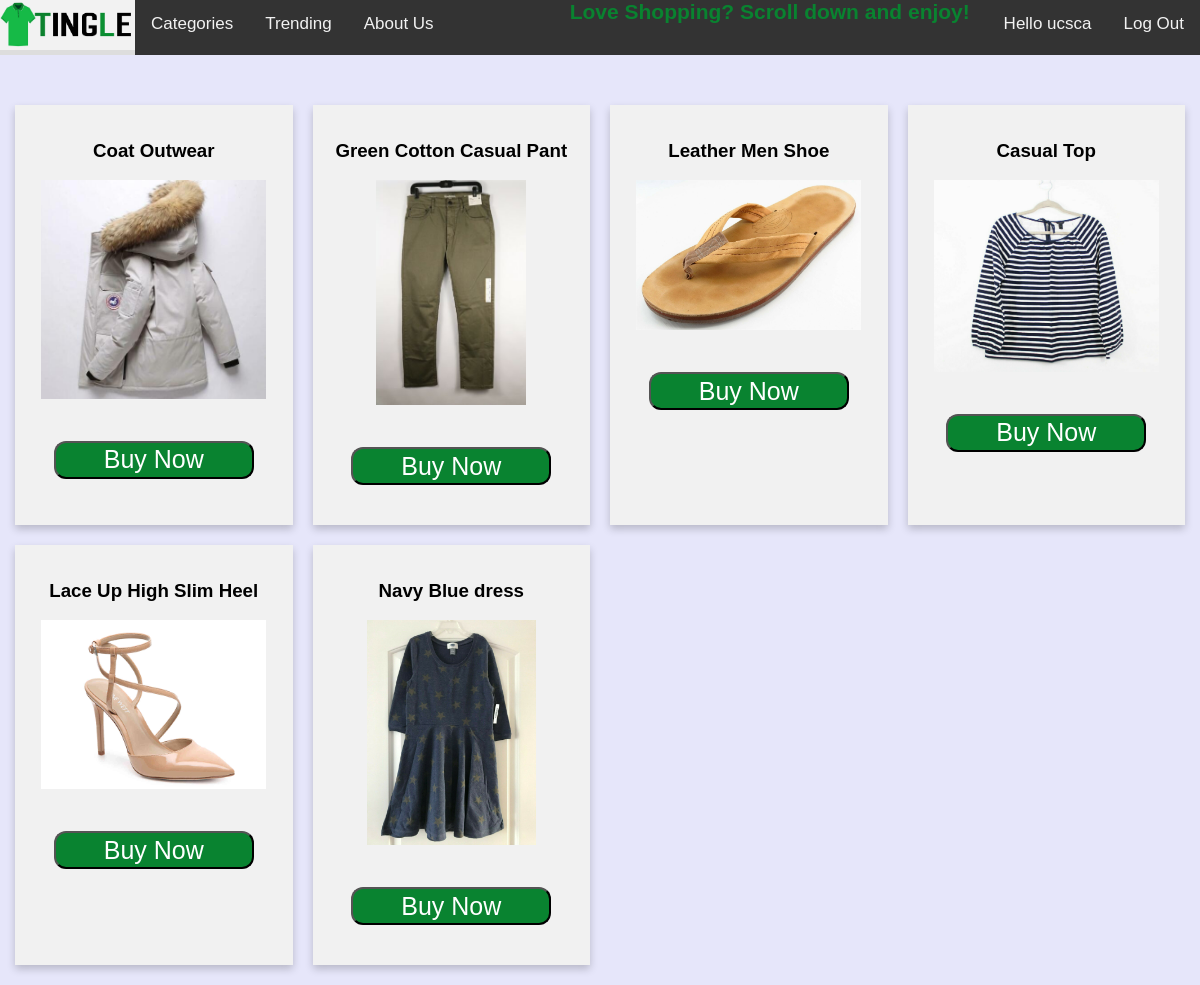
/php/trending.php (signed in), run on the app's committed database.
### tables this page shows
CREATE TABLE `item` (
  `itemId` int(10) NOT NULL,
  `iName` varchar(50) NOT NULL,
  `SID` varchar(10) NOT NULL,
  `iCategory` varchar(50) DEFAULT NULL,
  `iSubcategory` varchar(50) NOT NULL,
  `iPrice` decimal(6,2) NOT NULL,
  `qtyOnHand` int(5) NOT NULL,
  `description` varchar(500) NOT NULL
);

### php/trending.php (the view, shortened to what this page needs)
<!doctype html>
<html>
    <head>
        <link rel="stylesheet" type="text/CSS" href="../css/style.css">
    </head>
    <body bgcolor="#E6E6FA">
        <?php include('navbar.php');?>
        <?php
        $path='../images/';
        $ex='.jpg';
        $sql="SELECT * FROM item WHERE iPrice<15";
        $result = $connection->query($sql) or die($connection->error);
        ?>
        <?php
            $count=0;
            while($row=$result->fetch_assoc()){
                if($count%4==0){
                    echo "
                    <div class='row'>
                    ";
                }
                $id=(string)$row['itemId'];
                $name=$row['iName'];
                $count++;
                $button="<a href='item.php?id=".$id."'><button value='ddfa' class='buynowbutton'>Buy Now</button></a>";
                echo "<div class='column'><div class='item'><h3>".$name."</h3>
                <p><img class='itemimg' src='".$path.$id.$ex."'></p><p><br>".$button."</p></div></div>";
                if($count%4==0){
                    echo "</div>";
                }
            }
?>
        </div>
    </body>
</html>

### css/style.css (style rules this page uses)
body { margin: 0; font-family: Arial, Helvetica, sans-serif; }
a { text-decoration:none; }
* { box-sizing: border-box; }
.column { float: left; width: 25%; padding: 0 10px; }
.row { padding-left: 10px; padding-bottom: 20px; width: 100%; margin: 0 -5px; }
.row:after { content: ""; display: table; clear: both; }
.item { height: 420px; box-shadow: 0 4px 8px 0 rgba(0, 0, 0, 0.2); padding: 16px; text-align: center; background-color: #f1f1f1; }
.itemimg { max-width: 225px; max-height: 225px; width: auto; height: auto; }
.buynowbutton { text-decoration: none; width: 200px; padding: 1%; font-size: 25px; background-color: #098330; color: white; margin: 4px 2px; margin-left: auto; margin-right: auto; display: block; border-radius: 12px; }

### data on the page
item: iName "Coat Outwear", shows a picture
item: iName "Green Cotton Casual Pant", shows a picture
item: iName "Leather Men Shoe", shows a picture
item: iName "Casual Top", shows a picture
item: iName "Lace Up High Slim Heel", shows a picture
item: iName "Navy Blue dress", shows a picture

### other printed values
$_SESSION['username'] "ucsca"
